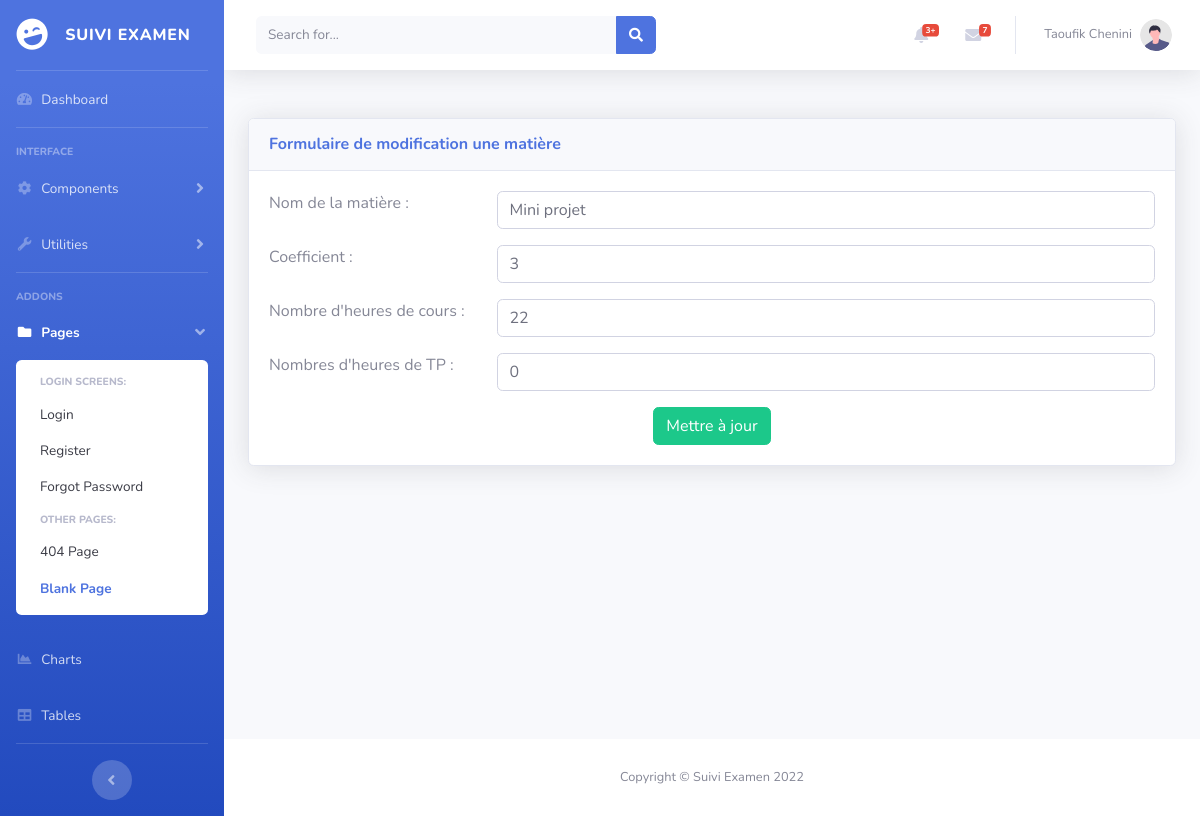
Screenshot of /admin/edit_subject.php?id_subject=1 with the database file from the repository.
### tables this page shows
CREATE TABLE `matieres` (
  `id_mat` int(11) NOT NULL,
  `nom_mat` varchar(100) NOT NULL,
  `coefMat` varchar(10) NOT NULL,
  `NbreHeureCours` varchar(10) NOT NULL,
  `NbreHeureTP` varchar(10) NOT NULL
);

### admin/edit_subject.php (the view, shortened to what this page needs)
<?php
include('includes/header.php');
include('includes/navbar.php');
include('config/dbconn.php');
?>
 <div class="container-fluid">
    <div class="card shadow mb-4">
        <div class="card-header py-3">
            <h6 class="m-0 font-weight-bold text-primary">Formulaire de modification une matière</h6>
        </div>
        <div class="card-body">
        <?php
                $id = $_GET['id_subject'];
                $query="SELECT * from matieres WHERE id_mat='".$id."'";
                $result = mysqli_query($con, $query) or die ( mysqli_error());
                $row = mysqli_fetch_assoc($result);
                if ($row) {
                ?>
        <form id="editSubject" action="update_subject.php?id_subject=<?php echo $id ; ?>" method="post">
            <div class="mb-3 row">
              <label for="name_subject" class="col-md-3 form-label">Nom de la matière : </label>
              <div class="col-md-9">
                <input type="text" class="form-control" id="name_subject" name="name" value="<?php echo $row['nom_mat']; ?>">
              </div>
            </div>
            <div class="mb-3 row">
              <label for="coefficient" class="col-md-3 form-label">Coefficient : </label>
              <div class="col-md-9">
                <input type="number" class="form-control" min="1" max="5" id="coefficient" name="coefficient" value="<?php echo $row['coefMat']; ?>" required>
              </div>
            </div>
            <div class="mb-3 row">
              <label for="hours_cours" class="col-md-3 form-label">Nombre d'heures de cours : </label>
              <div class="col-md-9">
                <input type="number" class="form-control" id="hours_cours" min="0" name="hours_cours" value="<?php echo $row['NbreHeureCours']; ?>" required>
              </div>
            </div>
            <div class="mb-3 row">
              <label for="hours_tp" class="col-md-3 form-label">Nombres d'heures de TP : </label>
              <div class="col-md-9">
                <input type="number" class="form-control" min="0" id="hours_tp" name="hours_tp" value="<?php echo $row['NbreHeureTP']; ?>" required>
              </div>
            </div>
            <div class="text-center">
              <button type="submit" class="btn btn-success">Mettre à jour</button>
            </div>
          </form>
          <?php } else{
              echo "page introuvable";
          }             ?>
        </div>
    </div>
</div>
<?php
include('includes/footer.php');
include('includes/scripts.php');
?>

### rows the page displays
matieres: name "Mini projet", coefficient "3", hours_cours "22", hours_tp "0"
